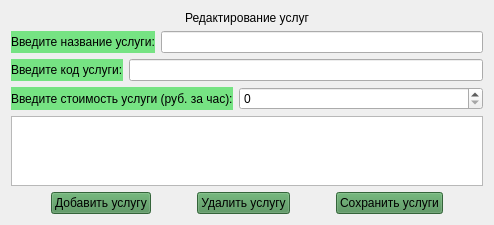
        <widget class="QWidget" name="page_6_for_admin">
         <layout class="QVBoxLayout" name="verticalLayout_14">
          <item>
           <layout class="QHBoxLayout" name="horizontalLayout_17">
            <item>
             <widget class="QLabel" name="label_14">
              <property name="styleSheet">
               <string notr="true">font: 11pt &quot;Comic Sans MS&quot;;</string>
              </property>
              <property name="text">
               <string>Редактирование услуг</string>
              </property>
              <property name="alignment">
               <set>Qt::AlignCenter</set>
              </property>
             </widget>
            </item>
           </layout>
          </item>
          <item>
           <layout class="QVBoxLayout" name="verticalLayout_5">
            <item>
             <layout class="QHBoxLayout" name="horizontalLayout_18" stretch="0,100">
              <item>
               <widget class="QLabel" name="label_15">
                <property name="styleSheet">
                 <string notr="true">background-color: rgb(118, 227, 131);
font: 9pt &quot;Comic Sans MS&quot;;</string>
                </property>
                <property name="text">
                 <string>Введите название услуги:</string>
                </property>
               </widget>
              </item>
              <item>
               <widget class="QLineEdit" name="edit_title_serv"/>
              </item>
             </layout>
            </item>
            <item>
             <layout class="QHBoxLayout" name="horizontalLayout_20" stretch="0,100">
              <item>
               <widget class="QLabel" name="label_17">
                <property name="styleSheet">
                 <string notr="true">background-color: rgb(118, 227, 131);
font: 9pt &quot;Comic Sans MS&quot;;</string>
                </property>
                <property name="text">
                 <string>Введите код услуги:</string>
                </property>
               </widget>
              </item>
              <item>
               <widget class="QLineEdit" name="edit_code_serv"/>
              </item>
             </layout>
            </item>
            <item>
             <layout class="QHBoxLayout" name="horizontalLayout_19" stretch="0,100">
              <item>
               <widget class="QLabel" name="label_18">
                <property name="styleSheet">
                 <string notr="true">background-color: rgb(118, 227, 131);
font: 9pt &quot;Comic Sans MS&quot;;</string>
                </property>
                <property name="text">
                 <string>Введите стоимость услуги (руб. за час):</string>
                </property>
               </widget>
              </item>
              <item>
               <widget class="QSpinBox" name="spin_cost">
                <property name="maximum">
                 <number>100000</number>
                </property>
               </widget>
              </item>
             </layout>
            </item>
           </layout>
          </item>
          <item>
           <widget class="QTableWidget" name="table_serv">
            <property name="sizeAdjustPolicy">
             <enum>QAbstractScrollArea::AdjustToContents</enum>
            </property>
            <attribute name="horizontalHeaderStretchLastSection">
             <bool>true</bool>
            </attribute>
           </widget>
          </item>
          <item>
           <layout class="QHBoxLayout" name="horizontalLayout_21">
            <item>
             <spacer name="horizontalSpacer_13">
              <property name="orientation">
               <enum>Qt::Horizontal</enum>
              </property>
              <property name="sizeHint" stdset="0">
               <size>
                <width>40</width>
                <height>20</height>
               </size>
              </property>
             </spacer>
            </item>
            <item>
             <widget class="QPushButton" name="btn_new_serv">
              <property name="styleSheet">
               <string notr="true">background-color: rgb(73, 140, 81);
font: 9pt &quot;Comic Sans MS&quot;;</string>
              </property>
              <property name="text">
               <string>Добавить услугу</string>
              </property>
             </widget>
            </item>
            <item>
             <spacer name="horizontalSpacer_14">
              <property name="orientation">
               <enum>Qt::Horizontal</enum>
              </property>
              <property name="sizeHint" stdset="0">
               <size>
                <width>40</width>
                <height>20</height>
               </size>
              </property>
             </spacer>
            </item>
            <item>
             <widget class="QPushButton" name="btn_delete_serv">
              <property name="styleSheet">
               <string notr="true">background-color: rgb(73, 140, 81);
font: 9pt &quot;Comic Sans MS&quot;;</string>
              </property>
              <property name="text">
               <string>Удалить услугу</string>
              </property>
             </widget>
            </item>
            <item>
             <spacer name="horizontalSpacer_15">
              <property name="orientation">
               <enum>Qt::Horizontal</enum>
              </property>
              <property name="sizeHint" stdset="0">
               <size>
                <width>40</width>
                <height>20</height>
               </size>
              </property>
             </spacer>
            </item>
            <item>
             <widget class="QPushButton" name="btn_save_serv">
              <property name="styleSheet">
               <string notr="true">background-color: rgb(73, 140, 81);
font: 9pt &quot;Comic Sans MS&quot;;</string>
              </property>
              <property name="text">
               <string>Сохранить услуги</string>
              </property>
             </widget>
            </item>
            <item>
             <spacer name="horizontalSpacer_16">
              <property name="orientation">
               <enum>Qt::Horizontal</enum>
              </property>
              <property name="sizeHint" stdset="0">
               <size>
                <width>40</width>
                <height>20</height>
               </size>
              </property>
             </spacer>
            </item>
           </layout>
          </item>
         </layout>
        </widget>
